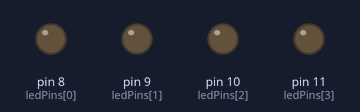
This sketch was run on a simulated Arduino Uno, built with avr-gcc and run on an emulated ATmega328P. Parts: output pins drawn as LEDs (lit = HIGH).

Above: at 0.5 s.
At 2.5 s:
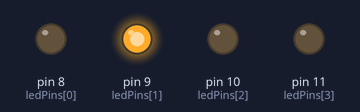
At 4.5 s:
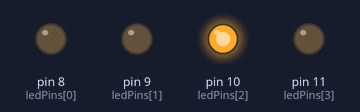
At 9.5 s:
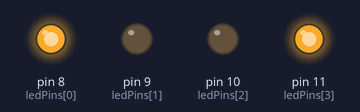
At 14.5 s:
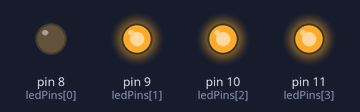
At 19.5 s:
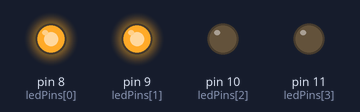
Timing chart, 0 to 20.8 s (numbered marks = the images above):
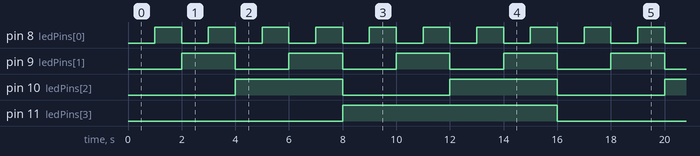

Measured:
- by itself, pin 8 (ledPins[0]): alternates HIGH for 1.0 s and LOW for 1.0 s
- by itself, pin 9 (ledPins[1]): alternates HIGH for 2.0 s and LOW for 2.0 s
- by itself, pin 10 (ledPins[2]): alternates HIGH for 4.0 s and LOW for 4.0 s
- by itself, pin 11 (ledPins[3]): alternates HIGH for 8.0 s and LOW for 8.0 s

The sketch:

4_bit_counter1.ino
```cpp
const int ledPins[4] = {8, 9, 10, 11};

void setup() {
  for (int i = 0; i < 4; i++) {
    pinMode(ledPins[i], OUTPUT);
  }
}

void loop() {
  for (int count = 0; count < 16; count++) {
    for (int i = 0; i < 4; i++) {
      digitalWrite(ledPins[i], (count >> i) & 1);
    }
    delay(1000);
}
}
```
